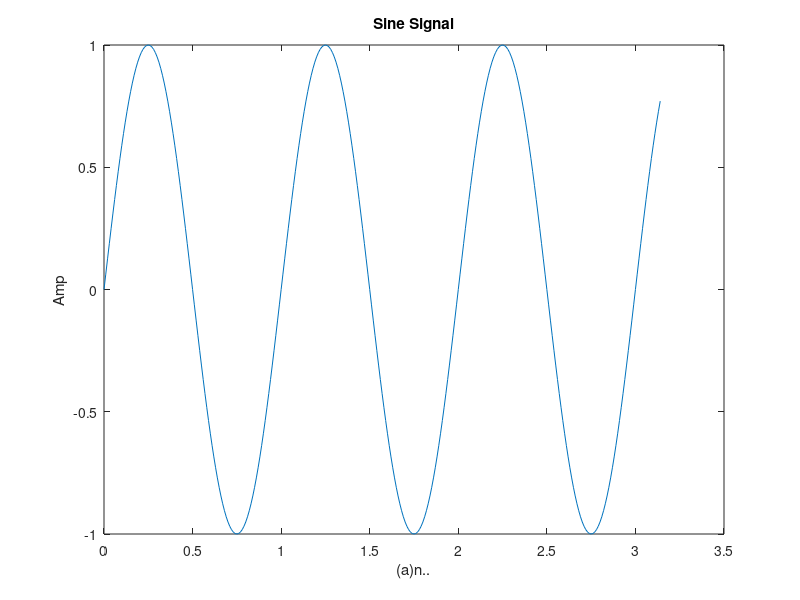

Recreate this plot in MATLAB.
clc; clear all; close all;
t=0:.01:pi;
y=sin(2*pi*t);
plot(t,y);
ylabel("Amp"); xlabel("(a)n..");
title("Sine Signal");
